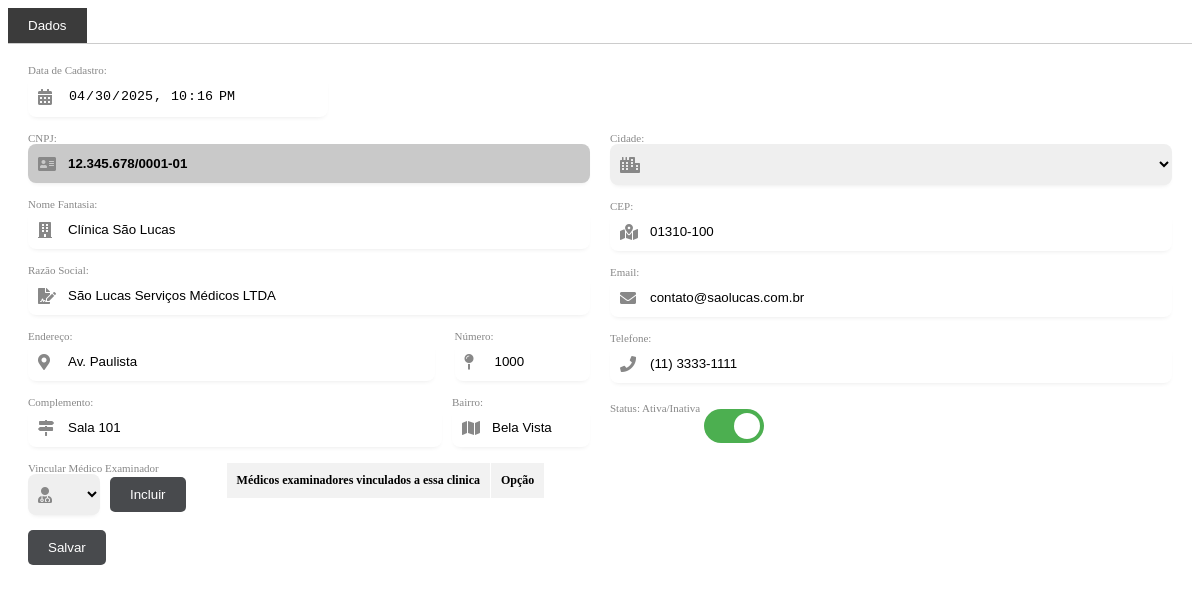
Page /cadastros/pro_cli.php?id=1 on the committed database.
### tables this page shows
CREATE TABLE `clinicas` (
  `id` int(11) NOT NULL,
  `empresa_id` int(11) DEFAULT NULL,
  `codigo` varchar(10) NOT NULL,
  `nome_fantasia` varchar(255) NOT NULL,
  `razao_social` varchar(255) NOT NULL,
  `cnpj` varchar(18) NOT NULL,
  `endereco` varchar(255) NOT NULL,
  `numero` varchar(10) DEFAULT NULL,
  `complemento` varchar(255) DEFAULT NULL,
  `bairro` varchar(255) DEFAULT NULL,
  `cidade_id` int(11) DEFAULT NULL,
  `cep` varchar(9) DEFAULT NULL,
  `email` varchar(255) DEFAULT NULL,
  `telefone` varchar(15) DEFAULT NULL,
  `status` enum('Ativo','Inativo') DEFAULT 'Ativo',
  `created_at` timestamp NOT NULL DEFAULT current_timestamp(),
  `updated_at` timestamp NOT NULL DEFAULT current_timestamp() ON UPDATE current_timestamp()
);

### cadastros/pro_cli.php (the view, shortened to what this page needs)
<?php
function buscarClinica($conexao, $id)
{
    $id = intval($id);
    $query = "SELECT * FROM clinicas WHERE id = ?";
    $stmt = $conexao->prepare($query);
    $stmt->bind_param("i", $id);
    $stmt->execute();
    $resultado = $stmt->get_result();
    return $resultado->fetch_assoc();
}
$conexao = new mysqli("localhost", "root", "", "promais");
$id = isset($_GET['id']) ? $_GET['id'] : 0;
$clinica = buscarClinica($conexao, $id);
?>
<div class="tab-container">
    <div class="tab-buttons">
        <button class="tab-button active" onclick="openTab(event, 'dados')">Dados</button>
    </div>
    <div id="dados" class="tab-content active">
        <form method="post" id="empresaForm" class="custom-form">
            <div class="form-group">
                <label for="created_at">Data de Cadastro:</label>
                <div class="input-with-icon">
                    <i class="fas fa-calendar-alt"></i>
                    <input type="datetime-local" value="<?= htmlspecialchars($clinica['created_at'] ?? '') ?>" id="created_at" name="created_at" class="form-control" readonly>
                </div>
            </div>
            <div class="form-columns">
                <div class="form-column">
                    <div class="form-group">
                        <label for="cnpj">CNPJ:</label>
                        <div class="input-with-icon">
                            <i class="fas fa-address-card"></i>
                            <input type="text" value="<?= htmlspecialchars($clinica['cnpj'] ?? '') ?>" id="cnpj" name="cnpj" class="form-control cnpj-input" onblur="fetchCompanyData(this.value)" oninput="formatCNPJ(this)">
                        </div>
                    </div>
                    <div class="form-group">
                        <label for="nome_fantasia">Nome Fantasia:</label>
                        <div class="input-with-icon">
                            <i class="fas fa-building"></i>
                            <input type="text" value="<?= htmlspecialchars($clinica['nome_fantasia'] ?? '') ?>" id="nome_fantasia" name="nome_fantasia" class="form-control">
                        </div>
                    </div>
                    <div class="form-group">
                        <label for="razao_social">Razão Social:</label>
                        <div class="input-with-icon">
                            <i class="fas fa-file-signature"></i>
                            <input type="text" value="<?= htmlspecialchars($clinica['razao_social'] ?? '') ?>" id="razao_social" name="razao_social" class="form-control">
                        </div>
                    </div>
                    <div class="address-container">
                        <div class="form-group" style="flex: 75%;">
                            <label for="endereco">Endereço:</label>
                            <div class="input-with-icon">
                                <i class="fas fa-map-marker-alt"></i>
                                <input type="text" value="<?= htmlspecialchars($clinica['endereco'] ?? '') ?>" id="endereco" name="endereco" class="form-control">
                            </div>
                        </div>
                        <div class="form-group" style="flex: 25%; margin-left: 10px;">
                            <label for="numero">Número:</label>
                            <div class="input-with-icon">
                                <i class="fas fa-map-pin"></i>
                                <input type="text" value="<?= htmlspecialchars($clinica['numero'] ?? '') ?>" id="numero" name="numero" class="form-control">
                            </div>
                        </div>
                    </div>
                    <div class="address-container">
                        <div class="form-group" style="flex: 75%;">
                            <label for="complemento">Complemento:</label>
                            <div class="input-with-icon">
                                <i class="fas fa-map-signs"></i>
                                <input type="text" value="<?= htmlspecialchars($clinica['complemento'] ?? '') ?>" id="complemento" name="complemento" class="form-control">
                            </div>
                        </div>
                        <div class="form-group" style="flex: 25%;">
                            <label for="bairro">Bairro:</label>
                            <div class="input-with-icon">
                                <i class="fas fa-map"></i>
                                <input type="text" value="<?= htmlspecialchars($clinica['bairro'] ?? '') ?>" id="bairro" name="bairro" class="form-control">
                            </div>
                        </div>
                    </div>
                </div>
                <div class="form-column">
                    <div class="form-group">
                        <label for="cidade_id">Cidade:</label>
                        <div class="input-with-icon">
                            <i class="fas fa-city"></i>
                            <select id="cidade_id" name="cidade_id" class="form-control">
                            </select>
                        </div>
                    </div>
                    <div class="form-group">
                        <label for="cep">CEP:</label>
                        <div class="input-with-icon">
                            <i class="fas fa-map-marked-alt"></i>
                            <input type="text" value="<?= htmlspecialchars($clinica['cep'] ?? '') ?>" id="cep" name="cep" class="form-control" oninput="formatCEP(this)">
                        </div>
                    </div>
                    <div class="form-group">
                        <label for="email">Email:</label>
                        <div class="input-with-icon">
                            <i class="fas fa-envelope"></i>
                            <input type="email" value="<?= htmlspecialchars($clinica['email'] ?? '') ?>" id="email" name="email" class="form-control">
                        </div>
                    </div>
                    <div class="form-group">
                        <label for="telefone">Telefone:</label>
                        <div class="input-with-icon">
                            <i class="fas fa-phone"></i>
                            <input type="text" value="<?= htmlspecialchars($clinica['telefone'] ?? '') ?>" id="telefone" name="telefone" class="form-control" oninput="formatPhone(this)">
                        </div>
                    </div>
                    <div class="form-group">
                        <label for="status">Status: Ativa/Inativa</label>
                        <div class="status-toggle">
                            <label for="status" class="toggle-label"></label>
                        </div>
                    </div>
                </div>
            </div>
            <div style="display: flex; align-items: flex-start; gap: 40px;">
                <div class="form-group">
                    <label for="cidade_id_2">Vincular Médico Examinador</label>
                    <div class="input-with-icon" style="display: flex; align-items: center; gap: 10px;">
                        <i class="fas fa-user-md"></i>
                        <select id="medico-associado" name="medico_associado" class="form-control" style="max-width: 250px;"></select>
                        <button type="button" class="btn btn-primary" id="associar-medico-clinica">Incluir</button>
                    </div>
                </div>
                <div>
                    <table id="tabela-medico-associado" class="table table-bordered">
                        <thead>
                            <tr>
                                <th>Médicos examinadores vinculados a essa clinica</th>
                                <th>Opção</th>
                            </tr>
                        </thead>
                    </table>
                </div>
            </div>
            <button type="submit" class="btn btn-primary">Salvar</button>
        </form>
    </div>
</div>
<link rel="stylesheet" href="https://cdnjs.cloudflare.com/ajax/libs/font-awesome/5.15.4/css/all.min.css">

### cadastros/pro_cli.php (style rules this page uses)
#tabela-medico-associado { font-size: 12px; width: 100%; border-collapse: collapse; padding-top: 20px; }
#tabela-medico-associado th, #tabela-medico-associado td { padding: 10px; border: 1px solid #fff; text-align: left; }
#tabela-medico-associado th { background-color: #f2f2f2; font-weight: bold; }
.tab-container { width: 100%; }
.tab-buttons { display: flex; border-bottom: 1px solid #ccc; }
.tab-button { padding: 10px 20px; cursor: pointer; background-color: #f1f1f1; border: none; outline: none; transition: background-color 0.3s; }
.tab-button.active { background-color: rgb(59, 59, 59); color: white; }
.tab-content { display: none; padding: 20px; border: none; border-top: none; }
.tab-content.active { display: block; }
.custom-form .form-columns { display: flex; gap: 20px; }
.custom-form .form-column { flex: 1; }
.custom-form .form-group { margin-bottom: 15px; }
.form-group label { font-size: 11px; color: #888; }
.custom-form .form-control { width: 100%; padding: 12px 12px 12px 40px; border: none; border-radius: 8px; box-shadow: 0px 3px 5px -3px rgba(0, 0, 0, 0.1); }
.input-with-icon { position: relative; }
.input-with-icon i { position: absolute; left: 10px; top: 50%; transform: translateY(-50%); color: #888; }
.status-toggle { position: relative; display: inline-block; width: 60px; height: 34px; }
.status-toggle .toggle-label { position: absolute; cursor: pointer; top: 0; left: 0; right: 0; bottom: 0; background-color: #ccc; transition: .4s; border-radius: 34px; }
.status-toggle .toggle-label:before { position: absolute; content: ""; height: 26px; width: 26px; left: 4px; bottom: 4px; background-color: white; transition: .4s; border-radius: 50%; }
.status-toggle .toggle-checkbox:checked+.toggle-label { background-color: #4CAF50; }
.status-toggle .toggle-checkbox:checked+.toggle-label:before { transform: translateX(26px); }
.btn-primary { padding: 10px 20px; background-color: rgb(72, 74, 77); color: white; border: none; border-radius: 5px; cursor: pointer; }
input[type="datetime-local"] { width: auto; max-width: 300px; }
.address-container { display: flex; gap: 10px; }
.cnpj-input { border: none; background-color: rgb(201, 201, 201); font-weight: bold; color: black; }

### rows in the picture
clinicas: created_at "04/30/2025 22:16", cnpj "12.345.678/0001-01", nome_fantasia "Clínica São Lucas", razao_social "São Lucas Serviços Médicos LTDA", endereco "Av. Paulista", numero "1000", complemento "Sala 101", bairro "Bela Vista", cep "01310-100", email "contato@saolucas.com.br", telefone "(11) 3333-1111"
